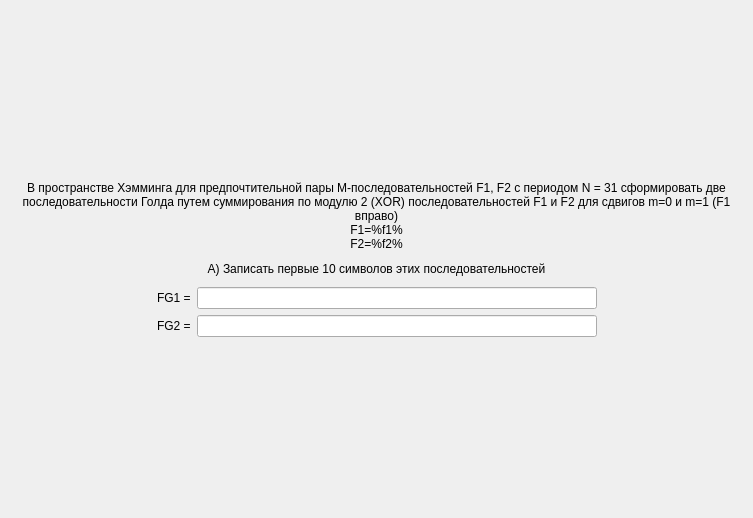
<?xml version="1.0" encoding="UTF-8"?>
<ui version="4.0">
 <class>ScreenTask8A</class>
 <widget class="QFrame" name="ScreenTask8A">
  <property name="geometry">
   <rect>
    <x>0</x>
    <y>0</y>
    <width>753</width>
    <height>518</height>
   </rect>
  </property>
  <property name="windowTitle">
   <string>Frame</string>
  </property>
  <layout class="QGridLayout" name="gridLayout">
   <property name="leftMargin">
    <number>0</number>
   </property>
   <property name="topMargin">
    <number>0</number>
   </property>
   <property name="rightMargin">
    <number>0</number>
   </property>
   <property name="bottomMargin">
    <number>0</number>
   </property>
   <property name="horizontalSpacing">
    <number>0</number>
   </property>
   <item row="0" column="0">
    <layout class="QVBoxLayout" name="verticalLayout">
     <property name="spacing">
      <number>6</number>
     </property>
     <item>
      <spacer name="verticalSpacer">
       <property name="orientation">
        <enum>Qt::Vertical</enum>
       </property>
       <property name="sizeHint" stdset="0">
        <size>
         <width>0</width>
         <height>0</height>
        </size>
       </property>
      </spacer>
     </item>
     <item>
      <widget class="QLabel" name="title">
       <property name="styleSheet">
        <string notr="true">font: 75 16pt &quot;MS Shell Dlg 2&quot;;</string>
       </property>
       <property name="text">
        <string>В пространстве Хэмминга для предпочтительной пары М-последовательностей F1, F2 с периодом N = 31 сформировать две последовательности Голда путем суммирования по модулю 2 (XOR) последовательностей F1 и F2 для сдвигов m=0 и m=1 (F1 вправо)&lt;br&gt;F1=%f1%&lt;br&gt;F2=%f2%</string>
       </property>
       <property name="alignment">
        <set>Qt::AlignCenter</set>
       </property>
       <property name="wordWrap">
        <bool>true</bool>
       </property>
      </widget>
     </item>
     <item>
      <spacer name="verticalSpacer_9">
       <property name="orientation">
        <enum>Qt::Vertical</enum>
       </property>
       <property name="sizeType">
        <enum>QSizePolicy::Minimum</enum>
       </property>
       <property name="sizeHint" stdset="0">
        <size>
         <width>0</width>
         <height>5</height>
        </size>
       </property>
      </spacer>
     </item>
     <item>
      <widget class="QLabel" name="titleA">
       <property name="styleSheet">
        <string notr="true">font: 75 16pt &quot;MS Shell Dlg 2&quot;;</string>
       </property>
       <property name="text">
        <string>А) Записать первые 10 символов этих последовательностей</string>
       </property>
       <property name="alignment">
        <set>Qt::AlignCenter</set>
       </property>
       <property name="wordWrap">
        <bool>true</bool>
       </property>
      </widget>
     </item>
     <item>
      <spacer name="verticalSpacer_5">
       <property name="orientation">
        <enum>Qt::Vertical</enum>
       </property>
       <property name="sizeType">
        <enum>QSizePolicy::Minimum</enum>
       </property>
       <property name="sizeHint" stdset="0">
        <size>
         <width>0</width>
         <height>5</height>
        </size>
       </property>
      </spacer>
     </item>
     <item>
      <layout class="QVBoxLayout" name="verticalLayout_3">
       <item>
        <layout class="QHBoxLayout" name="horizontalLayout_2">
         <item>
          <spacer name="horizontalSpacer_3">
           <property name="orientation">
            <enum>Qt::Horizontal</enum>
           </property>
           <property name="sizeHint" stdset="0">
            <size>
             <width>40</width>
             <height>20</height>
            </size>
           </property>
          </spacer>
         </item>
         <item>
          <widget class="QLabel" name="label_2">
           <property name="styleSheet">
            <string notr="true">font: 75 14pt &quot;MS Shell Dlg 2&quot;;</string>
           </property>
           <property name="text">
            <string>FG1 =</string>
           </property>
          </widget>
         </item>
         <item>
          <widget class="QLineEdit" name="inputFG1">
           <property name="minimumSize">
            <size>
             <width>400</width>
             <height>0</height>
            </size>
           </property>
           <property name="styleSheet">
            <string notr="true">font: 12pt &quot;MS Shell Dlg 2&quot;;</string>
           </property>
           <property name="alignment">
            <set>Qt::AlignCenter</set>
           </property>
          </widget>
         </item>
         <item>
          <spacer name="horizontalSpacer_4">
           <property name="orientation">
            <enum>Qt::Horizontal</enum>
           </property>
           <property name="sizeHint" stdset="0">
            <size>
             <width>40</width>
             <height>20</height>
            </size>
           </property>
          </spacer>
         </item>
        </layout>
       </item>
       <item>
        <layout class="QHBoxLayout" name="horizontalLayout">
         <item>
          <spacer name="horizontalSpacer">
           <property name="orientation">
            <enum>Qt::Horizontal</enum>
           </property>
           <property name="sizeHint" stdset="0">
            <size>
             <width>40</width>
             <height>20</height>
            </size>
           </property>
          </spacer>
         </item>
         <item>
          <widget class="QLabel" name="label">
           <property name="styleSheet">
            <string notr="true">font: 75 14pt &quot;MS Shell Dlg 2&quot;;</string>
           </property>
           <property name="text">
            <string>FG2 =</string>
           </property>
          </widget>
         </item>
         <item>
          <widget class="QLineEdit" name="inputFG2">
           <property name="minimumSize">
            <size>
             <width>400</width>
             <height>0</height>
            </size>
           </property>
           <property name="styleSheet">
            <string notr="true">font: 12pt &quot;MS Shell Dlg 2&quot;;</string>
           </property>
           <property name="alignment">
            <set>Qt::AlignCenter</set>
           </property>
          </widget>
         </item>
         <item>
          <spacer name="horizontalSpacer_2">
           <property name="orientation">
            <enum>Qt::Horizontal</enum>
           </property>
           <property name="sizeHint" stdset="0">
            <size>
             <width>40</width>
             <height>20</height>
            </size>
           </property>
          </spacer>
         </item>
        </layout>
       </item>
      </layout>
     </item>
     <item>
      <spacer name="verticalSpacer_2">
       <property name="orientation">
        <enum>Qt::Vertical</enum>
       </property>
       <property name="sizeHint" stdset="0">
        <size>
         <width>0</width>
         <height>0</height>
        </size>
       </property>
      </spacer>
     </item>
    </layout>
   </item>
  </layout>
 </widget>
 <tabstops>
  <tabstop>inputFG1</tabstop>
  <tabstop>inputFG2</tabstop>
 </tabstops>
 <resources/>
 <connections/>
</ui>
